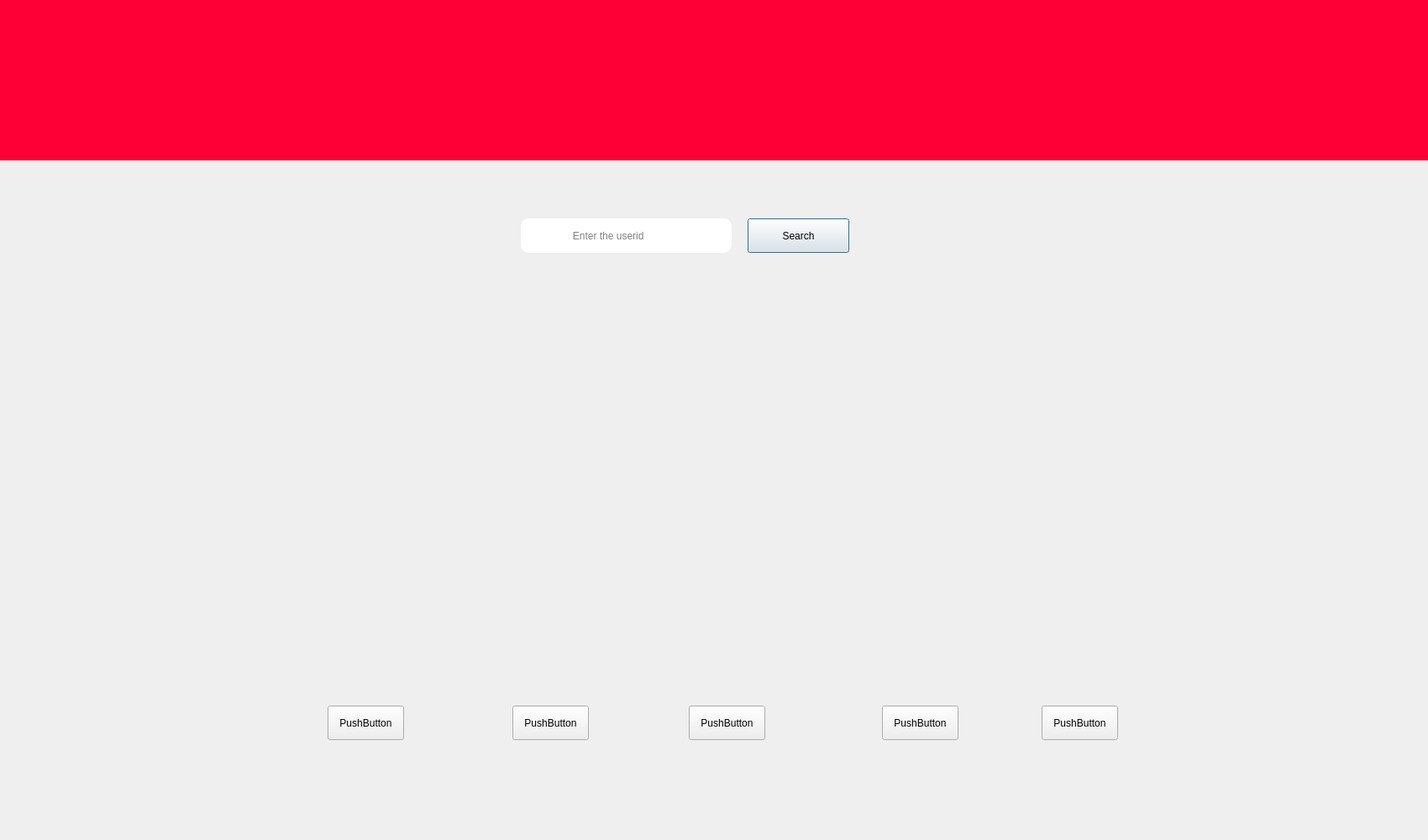
<?xml version="1.0" encoding="UTF-8"?>
<ui version="4.0">
 <class>Search_Page</class>
 <widget class="QDialog" name="Search_Page">
  <property name="geometry">
   <rect>
    <x>0</x>
    <y>0</y>
    <width>1700</width>
    <height>1000</height>
   </rect>
  </property>
  <property name="minimumSize">
   <size>
    <width>1700</width>
    <height>1000</height>
   </size>
  </property>
  <property name="maximumSize">
   <size>
    <width>1700</width>
    <height>1000</height>
   </size>
  </property>
  <property name="windowTitle">
   <string>Search_Page</string>
  </property>
  <property name="layoutDirection">
   <enum>Qt::LeftToRight</enum>
  </property>
  <widget class="QLabel" name="label">
   <property name="geometry">
    <rect>
     <x>0</x>
     <y>0</y>
     <width>1700</width>
     <height>191</height>
    </rect>
   </property>
   <property name="maximumSize">
    <size>
     <width>1700</width>
     <height>191</height>
    </size>
   </property>
   <property name="styleSheet">
    <string notr="true">QLabel{
background-color:rgb(255,0,54);
}</string>
   </property>
   <property name="text">
    <string/>
   </property>
  </widget>
  <widget class="QLabel" name="label_2">
   <property name="geometry">
    <rect>
     <x>20</x>
     <y>10</y>
     <width>191</width>
     <height>181</height>
    </rect>
   </property>
   <property name="styleSheet">
    <string notr="true">QLabel{border-image: url(:/Final_Logo.png);
}</string>
   </property>
   <property name="text">
    <string/>
   </property>
  </widget>
  <widget class="QLineEdit" name="lineEdit">
   <property name="geometry">
    <rect>
     <x>620</x>
     <y>260</y>
     <width>251</width>
     <height>41</height>
    </rect>
   </property>
   <property name="layoutDirection">
    <enum>Qt::LeftToRight</enum>
   </property>
   <property name="styleSheet">
    <string notr="true">QLineEdit{
border-radius:10px;
}</string>
   </property>
   <property name="placeholderText">
    <string>                  Enter the userid </string>
   </property>
  </widget>
  <widget class="QPushButton" name="pushButton">
   <property name="geometry">
    <rect>
     <x>890</x>
     <y>260</y>
     <width>121</width>
     <height>41</height>
    </rect>
   </property>
   <property name="styleSheet">
    <string notr="true"/>
   </property>
   <property name="text">
    <string>Search</string>
   </property>
  </widget>
  <widget class="QPushButton" name="pushButton_2">
   <property name="geometry">
    <rect>
     <x>610</x>
     <y>840</y>
     <width>91</width>
     <height>41</height>
    </rect>
   </property>
   <property name="text">
    <string>PushButton</string>
   </property>
  </widget>
  <widget class="QPushButton" name="pushButton_3">
   <property name="geometry">
    <rect>
     <x>390</x>
     <y>840</y>
     <width>91</width>
     <height>41</height>
    </rect>
   </property>
   <property name="text">
    <string>PushButton</string>
   </property>
  </widget>
  <widget class="QPushButton" name="pushButton_5">
   <property name="geometry">
    <rect>
     <x>1240</x>
     <y>840</y>
     <width>91</width>
     <height>41</height>
    </rect>
   </property>
   <property name="text">
    <string>PushButton</string>
   </property>
  </widget>
  <widget class="QPushButton" name="pushButton_4">
   <property name="geometry">
    <rect>
     <x>1050</x>
     <y>840</y>
     <width>91</width>
     <height>41</height>
    </rect>
   </property>
   <property name="text">
    <string>PushButton</string>
   </property>
  </widget>
  <widget class="QPushButton" name="pushButton_6">
   <property name="geometry">
    <rect>
     <x>820</x>
     <y>840</y>
     <width>91</width>
     <height>41</height>
    </rect>
   </property>
   <property name="text">
    <string>PushButton</string>
   </property>
  </widget>
 </widget>
 <layoutdefault spacing="6" margin="11"/>
 <resources/>
 <connections/>
</ui>
